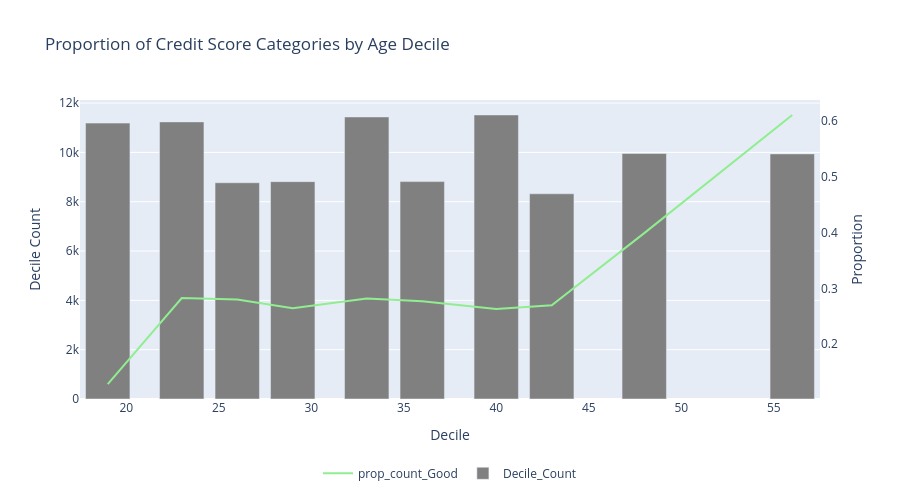

Notebook cell for this chart:
### Markdown cell above
<font color = 'skyblue'> Good

### Code cell
# La relación entre la edad y el impago inversa: a medida que los deudores tienen mayor edad mayor la proporción de buenos, es decir, menor
# la proporción de deudores standard o malos.
# Sin embargo, entre los deciles 1 y 7 (20 a 48 años) la proporción de buenos es muy similar por lo que se puede hacer agrupaciones:
#   Menores de 20 años.
#   Entre 20 y 43 años.
#   Mayores a 43 años.

chart_types = {
    "prop_count_Good": "line",  
    "Decile_Count": "bar"    
}

fig = plot_interactive_chart(
    df=deciles,  
    y_columns=["prop_count_Good", "Decile_Count"],  
    x_column="Decile_Max",  
    chart_types=chart_types, 
    title="Proportion of Credit Score Categories by Age Decile",
    x_title="Decile",
    y_title="Decile Count",  
    y2_title="Proportion",   
    secondary_y=["prop_count_Good"],  
    width=900,
    height=500,
    custom_colors={"prop_count_Good": "lightgreen", "Decile_Count": "gray"}  
)

fig.show()

### Figure 1 — Plotly figure (JSON) as saved in the notebook; plotly's stock layout.template omitted (floating-point values rounded to 4 significant figures)
{"data": [{"line": {"color": "lightgreen"}, "mode": "lines", "name": "prop_count_Good", "type": "scatter", "x": [19, 23, 26, 29, 33, 36, 40, 43, 48, 56], "y": [0.1283, 0.2826, 0.2802, 0.2645, 0.2818, 0.2768, 0.2629, 0.2695, 0.3992, 0.6113], "yaxis": "y2"}, {"marker": {"color": "gray"}, "name": "Decile_Count", "type": "bar", "x": [19, 23, 26, 29, 33, 36, 40, 43, 48, 56], "y": [11188, 11238, 8769, 8815, 11438, 8816, 11519, 8322, 9955, 9940], "yaxis": "y"}], "layout": {"height": 500, "legend": {"orientation": "h", "x": 0.5, "xanchor": "center", "y": -0.2, "yanchor": "top"}, "title": {"text": "Proportion of Credit Score Categories by Age Decile"}, "width": 900, "xaxis": {"title": {"text": "Decile"}}, "yaxis": {"title": {"text": "Decile Count"}}, "yaxis2": {"overlaying": "y", "showgrid": false, "side": "right", "title": {"text": "Proportion"}}}}
